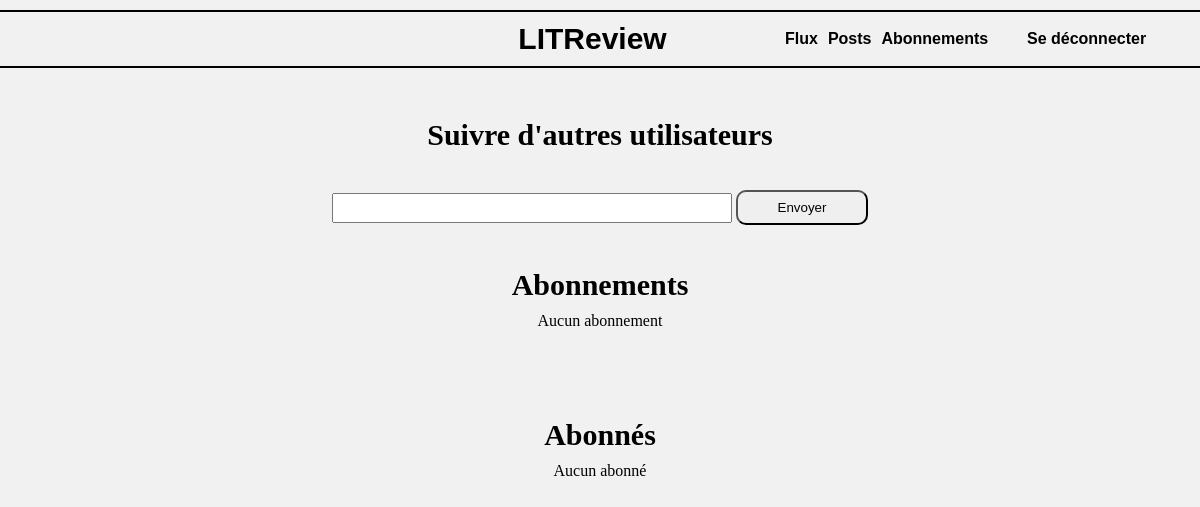
The page /subscriptions (signed in) on the database as committed earlier.
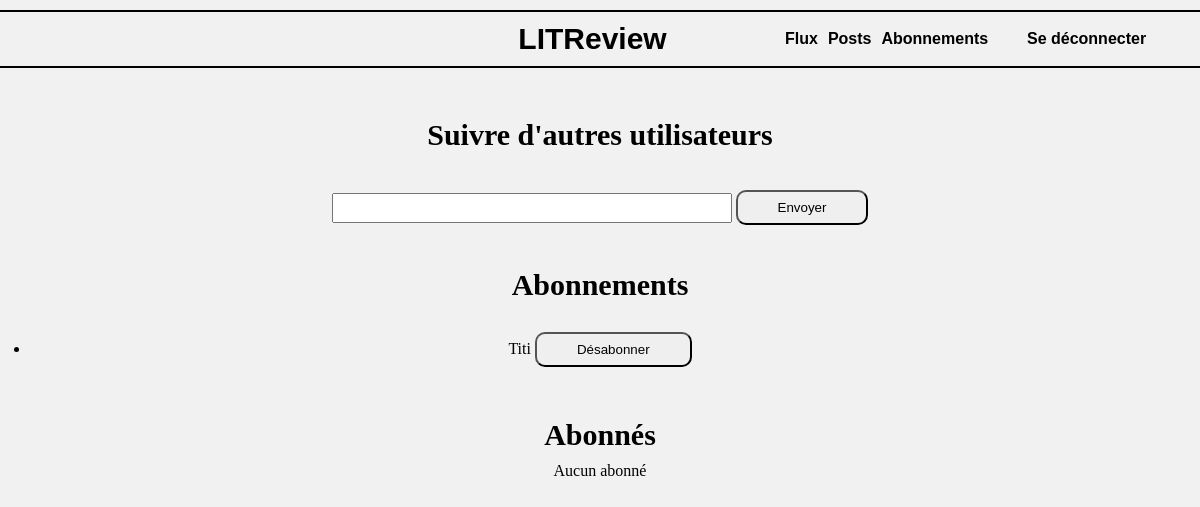
The same page on the database as committed later.
### authentication/models.py (models this page shows, shortened)
class UserFollows(models.Model):
    user = models.ForeignKey(
        to=settings.AUTH_USER_MODEL,
        on_delete=models.CASCADE,
        related_name='following',
    )
    followed_user = models.ForeignKey(
        to=settings.AUTH_USER_MODEL,
        on_delete=models.CASCADE,
        related_name='followed_by',
    )
    class Meta:
        unique_together = (
            'user',
            'followed_user',
        )

class User(AbstractUser):
    def __str__(self):
        return f'{self.username}'

### authentication/views.py (the view, shortened to what this page needs)
class SubscriptionPage(View):
    template_name = 'authentication/subscription.html'
    form_class = SubscriptionForm
    def get(self, request):
        form = self.form_class()
        current_user = request.user
        subscriptions, subscribers = [], []
        for subscription in UserFollows.objects.all():
            if subscription.user == current_user:
                subscriptions.append(subscription)
            if subscription.followed_user == current_user:
                subscribers.append(subscription)
        context = {
            'form': form,
            'current_user': current_user,
            'subscriptions': subscriptions,
            'subscribers': subscribers,
        }
        return render(
            request,
            self.template_name,
            context=context,
        )

### authentication/forms.py
class SubscriptionForm(forms.Form):
    username = forms.CharField(
        max_length=63,
        label=False,
    )

### authentication/templates/authentication/subscription.html (shortened to what this page needs)
{% extends "base.html" %}
{% block content %}
    <section class="users_follows">
        <h2>Suivre d'autres utilisateurs</h2>
        <form method="POST">
            <div class="users_follows__add">
                {{ form }}
                <input class="btn users_follows_btn" type="submit" value="Envoyer">
            </div>
        </form>
    </section>
    <section class="subscription">
        <h2>Abonnements</h2>
        <ul>
            {% for subscription in subscriptions %}
                <li>
                    {{ subscription.followed_user }}
                    <a href="{% url 'unsubscribe' subscription.id %}"><button class="btn subscription_btn" type='button'>Désabonner</button></a>
                </li>
            {% empty %}
                <p>Aucun abonnement</p>
            {% endfor %}
        </ul>
    </section>
    <section class="subscribers">
        <h2>Abonnés</h2>
        <ul>
            {% for user in subscribers %}
                {% if not forloop.first %}
                    <hr>
                {% endif %}
                <li>{{ user }}</li>
            {% empty %}
                <p>Aucun abonné</p>
            {% endfor %}
        </ul>
    </section>
{% endblock %}

### templates/base.html (shortened to what this page needs)
{% load static %}
<!DOCTYPE html>
<html lang="fr">
    <head>
        <link rel="stylesheet" href="{% static 'style.css' %}" type="text/css" media="all">
    </head>
    <body>
        <header>
            <a href="#" class="nav__title">LITReview</a>
            <nav class="nav">
                {% if user.is_authenticated %}
                    <a class="nav_link" href="{% url 'home' %}">Flux</a>
                    <a class="nav_link" href="{% url 'ticket_upload' %}">Posts</a>
                    <a class="nav_link" href="{% url 'subscriptions' %}">Abonnements</a>
                    <a class="nav_link" href="{% url 'logout' %}">Se déconnecter</a>
                {% endif %}
            </nav>
        </header>
        <main>
            <div class="content">
                {% block content %}{% endblock content %}
            </div>
        </main>
    </body>
</html>

### static/style.css (style rules this page uses)
:root { --background_color: #f1f1f1; }
body { background: var(--background_color); }
.btn { width: auto; padding: 8px 40px; border-radius: 10px; cursor: pointer; margin-top: 20px; }
header { background-color: var(--background_color); width: 100%; display: flex; align-items: center; padding: 10px 15px; border-bottom: 2px solid; border-top: 2px solid; margin-top: 10px; margin-bottom: 10px; }
header a { color: black; text-decoration: none; cursor: pointer; }
.nav { display: flex; justify-content: flex-end; }
.nav_link { font-family: Verdana, Geneva, Tahoma, sans-serif; margin-right: 10px; font-weight: 600; display: flex; justify-content: center; }
.nav_link:nth-child(1) { width: 50px; }
.nav_link:nth-child(2) { width: 50px; }
.nav_link:nth-child(3) { width: 130px; }
.nav_link:nth-child(4) { min-width: 130px; }
.nav__hidden, .nav, .nav_link, .nav__title { width: 100%; }
.nav__title { font-family: Verdana, Geneva, Tahoma, sans-serif; font-size: 30px; font-weight: 900; cursor: none; text-align: center; }
.users_follows { margin: 0 auto; height: 100px; padding: 30px; text-align: center; margin-top: 20px; }
.users_follows h2 { padding-bottom: 10px; font-size: 30px; }
.subscription { margin: 0 auto; height: 100px; padding: 30px; text-align: center; margin-top: 50px; }
.subscription h2 { padding-bottom: 10px; font-size: 30px; }
.subscribers { margin: 0 auto; height: 100px; padding: 30px; text-align: center; margin-top: 50px; }
.subscribers h2 { padding-bottom: 10px; font-size: 30px; }
#id_username { width: 400px; height: 30px; }
.users_follows__add { width: auto; padding: 8px 40px; border-radius: 10px; cursor: pointer; }

Rows that differ between the two databases and show on the page:
added UserFollows: followed_user "Titi"
Other text that changed with them:
text no longer shown: "Aucun abonnement"
